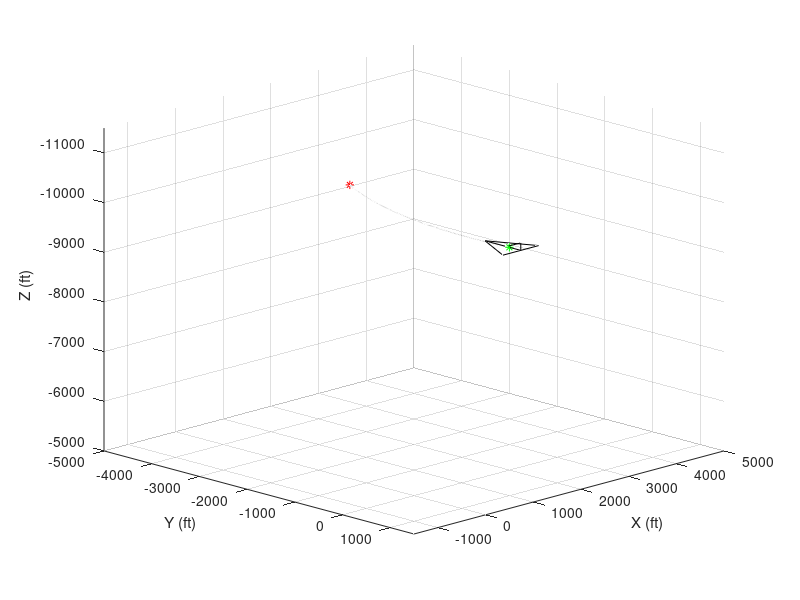

Here is the MATLAB script that generated this plot:
clear;clc;format short e;
c = 10;xscm = 6.8148;d = 6;h = 2;b = 10;
 r2d = 180/pi; d2r = pi/180; % deg/rad, rad/deg
% Compute Aircraft Motion-Load Data
 p = -30*d2r; q = +10*d2r; r = -20*d2r; % deg/s
 pd = -28*d2r; qd = +12*d2r; rd = +3 *d2r; % deg/s^2
 l = -5000; m = +1500; n = -2300; % ft lbf
 hcm = +24000; % slug ft^2/s

 r2d = 180/pi; d2r = pi/180; % deg/rad, rad/deg
% Compute Aircraft Motion Profile Data
 p_s = +3*d2r; thta_s = +0*d2r; r_s = +3*d2r; % deg/s, deg, deg/s
 u_s = +500; v_s = +30; w_s = +30; % ft/s, ft/s, ft/s
 phi_1 = +0*d2r; thta_1 = +0*d2r; psi_1 = +270*d2r; % deg, deg, deg
 x_1 = +1000; y_1 = +1000; z_1 = -10000; % ft, ft, ft
 t_1 = +0; t_2 = +10; % s, s
% Compute Trajectories
 n = 1001; t = linspace(t_1,t_2,n).';
 phi = NaN(n,1); thta = NaN(n,1); psi = NaN(n,1);
 x = NaN(n,1); y = NaN(n,1); z = NaN(n,1);
 for i = 1:n
 phi(i) = p_s*t(i);
 thta(i) = thta_1 ;
 psi(i) = psi_1 + r_s*t(i);
 c_pt = cos(p_s*t(i)); s_pt = sin(p_s*t(i));
 c_rt = cos(r_s*t(i)); s_rt = sin(r_s*t(i));
 x(i) = x_1 + u_s/r_s*(1-c_rt) + v_s/p_s/2*s_pt*c_pt + w_s/p_s/2*s_pt^2;
 y(i) = y_1 - u_s/r_s*s_rt - v_s/p_s/2*s_pt^2 - w_s/p_s/2*(s_pt*c_pt-p_s*t(i));
 z(i) = z_1 + v_s/p_s *(1-c_pt) + w_s/p_s *s_pt;
 end
 
Psi = [psi(1) psi(250) psi(500) psi(750) psi(1000)];
Theta = [thta(1) thta(250) thta(500) thta(750) thta(1000)];
Phi = [phi(1) phi(250) phi(500) phi(750) phi(1000)];% euler angles
% psi = 270, theta = phi = 0 (deg)
Ct = cos(Theta(1));Cs = cos(Psi(1));Cp = cos(Phi(1));
St = sin(Theta(1));Ss = sin(Psi(1));Sp = sin(Phi(1));
T1 = [Ct*Cs Ct*Ss -St;
    -Cp*Ss+Sp*St*Cs Cp*Cs+Sp*St*Ss Sp*Ct;
    Sp*Ss+Cp*St*Cs -Sp*Cs+Cp*St*Ss Cp*Ct];T2 = T1.';% Body -> Earth axes
% psi = 277.47, theta = 0, phi = 7.47 (deg)
Ct = cos(Theta(2));Cs = cos(Psi(2));Cp = cos(Phi(2));
St = sin(Theta(2));Ss = sin(Psi(2));Sp = sin(Phi(2));
T3 = [Ct*Cs Ct*Ss -St;
    -Cp*Ss+Sp*St*Cs Cp*Cs+Sp*St*Ss Sp*Ct;
    Sp*Ss+Cp*St*Cs -Sp*Cs+Cp*St*Ss Cp*Ct];T4 = T3.';
% psi = 284.97, theta = 0, phi = 14.97 (deg)
Ct = cos(Theta(3));Cs = cos(Psi(3));Cp = cos(Phi(3));
St = sin(Theta(3));Ss = sin(Psi(3));Sp = sin(Phi(3));
T5 = [Ct*Cs Ct*Ss -St;
    -Cp*Ss+Sp*St*Cs Cp*Cs+Sp*St*Ss Sp*Ct;
    Sp*Ss+Cp*St*Cs -Sp*Cs+Cp*St*Ss Cp*Ct];T6 = T5.';
% psi = 292.47, theta = 0, phi = 22.47 (deg)
Ct = cos(Theta(4));Cs = cos(Psi(4));Cp = cos(Phi(4));
St = sin(Theta(4));Ss = sin(Psi(4));Sp = sin(Phi(4));
T7 = [Ct*Cs Ct*Ss -St;
    -Cp*Ss+Sp*St*Cs Cp*Cs+Sp*St*Ss Sp*Ct;
    Sp*Ss+Cp*St*Cs -Sp*Cs+Cp*St*Ss Cp*Ct];T8 = T7.';
% psi = 299.97, theta = 0, phi = 29.97 (deg)
Ct = cos(Theta(5));Cs = cos(Psi(5));Cp = cos(Phi(5));
St = sin(Theta(5));Ss = sin(Psi(5));Sp = sin(Phi(5));
T9 = [Ct*Cs Ct*Ss -St;
    -Cp*Ss+Sp*St*Cs Cp*Cs+Sp*St*Ss Sp*Ct;
    Sp*Ss+Cp*St*Cs -Sp*Cs+Cp*St*Ss Cp*Ct];T10 = T9.';

f = 75; % scaling factor
dx=[x(1) x(250) x(500) x(750) x(1001)];
dy=[y(1) y(250) y(500) y(750) y(1001)];
dz=[z(1) z(250) z(500) z(750) z(1001)]; % x y z position of cm on trajectory

% Plot Trajectories
%  figure(1), clf
%  plot3(phi *r2d,thta *r2d,psi *r2d,'-k'), hold
%  plot3(phi(1)*r2d,thta(1)*r2d,psi(1)*r2d,'*g')
%  plot3(phi(n)*r2d,thta(n)*r2d,psi(n)*r2d,'*r'), hold
%  aw = [-5 +35 -20 +20 +265 +305]; axis(aw)
%  av = [+20 +25]; view(av)
%  grid
%  xlabel('\Phi (deg)'), ylabel('\Theta (deg)'), zlabel('\Psi (deg)')
 figure(1), clf
 plot3(x ,y ,z ,'-k'), hold
 %%%%%%%%%%%%%%%%%%%%%%%%%%%%%%%%%%%%%%%%%%%%%%
 plot3(x(1),y(1),z(1),'*g')
 plot3(x(n),y(n),z(n),'*r'), hold
 hold('on')
 
x1 = f.*(-c+xscm)*ones(1,6).';
x2 = f.*[-c+xscm xscm xscm xscm -c+xscm xscm-d].';
y1 = f.*(b/2)*[-1 1 -1 0 0 0].';
y2 = f.*(b/2)*[1 0 0 0 0 0].';
z1 = -f.*[0 0 0 0 0 h].';z2=-f.*[0 0 0 0 h 0].';
v11 = [x1(1),y1(1),z1(1)].';
v12 = [x2(1),y2(1),z2(1)].';
v21 = [x1(2),y1(2),z1(2)].';
v22 = [x2(2),y2(2),z2(2)].';
v31 = [x1(3),y1(3),z1(3)].';
v32 = [x2(3),y2(3),z2(3)].';
v41 = [x1(4),y1(4),z1(4)].';
v42 = [x2(4),y2(4),z2(4)].';
v51 = [x1(5),y1(5),z1(5)].';
v52 = [x2(5),y2(5),z2(5)].';
v61 = [x1(6),y1(6),z1(6)].';
v62 = [x2(6),y2(6),z2(6)].';
% first point, t = 0
v111=T2*v11;v112=T2*v12;v121=T2*v21;v122=T2*v22;
v131=T2*v31;v132=T2*v32;v141=T2*v41;v142=T2*v42;
v151=T2*v51;v152=T2*v52;v161=T2*v61;v162=T2*v62;

plot3([v111(1)+dx(1) v112(1)+dx(1)],[v111(2)+dy(1) v112(2)+dy(1)],[v111(3)+dz(1) v112(3)+dz(1)],'-k');
plot3([v121(1)+dx(1) v122(1)+dx(1)],[v121(2)+dy(1) v122(2)+dy(1)],[v121(3)+dz(1) v122(3)+dz(1)],'-k');
plot3([v131(1)+dx(1) v132(1)+dx(1)],[v131(2)+dy(1) v132(2)+dy(1)],[v131(3)+dz(1) v132(3)+dz(1)],'-k');
plot3([v141(1)+dx(1) v142(1)+dx(1)],[v141(2)+dy(1) v142(2)+dy(1)],[v141(3)+dz(1) v142(3)+dz(1)],'-k');
plot3([v151(1)+dx(1) v152(1)+dx(1)],[v151(2)+dy(1) v152(2)+dy(1)],[v151(3)+dz(1) v152(3)+dz(1)],'-k');
plot3([v161(1)+dx(1) v162(1)+dx(1)],[v161(2)+dy(1) v162(2)+dy(1)],[v161(3)+dz(1) v162(3)+dz(1)],'-k');

% second point, t = 2.5
v211=T4*v11;v212=T4*v12;v221=T4*v21;v222=T4*v22;
v231=T4*v31;v232=T4*v32;v241=T4*v41;v242=T4*v42;
v251=T4*v51;v252=T4*v52;v261=T4*v61;v262=T4*v62;
% third point, t = 5
v311=T6*v11;v312=T6*v12;v321=T6*v21;v322=T6*v22;
v331=T6*v31;v332=T6*v32;v341=T6*v41;v342=T6*v42;
v351=T6*v51;v352=T6*v52;v361=T6*v61;v362=T6*v62;
% fourth point, t = 7.5
v411=T8*v11;v412=T8*v12;v421=T8*v21;v422=T8*v22;
v431=T8*v31;v432=T8*v32;v441=T8*v41;v442=T8*v42;
v451=T8*v51;v452=T8*v52;v461=T8*v61;v462=T8*v62;
% fifth point, t = 10
v511=T10*v11;v512=T10*v12;v521=T10*v21;v522=T10*v22;
v531=T10*v31;v532=T10*v32;v541=T10*v41;v542=T10*v42;
v551=T10*v51;v552=T10*v52;v561=T10*v61;v562=T10*v62;


  %%%%%%%%%%%%%%%%%%%%%%%%%%%%%%%%%%%%%%%%%%%%%%
 hold('off')
 a2_id = gca; 
 set(a2_id,'YDir','reverse')
 set(a2_id,'ZDir','reverse')
 aw = [-1500 +5000 -5000 +1500 -11500 -5000]; axis(aw)
 av = [315 20]; view(av)
 grid
 xlabel('X (ft)'), ylabel('Y (ft)'), zlabel('Z (ft)')